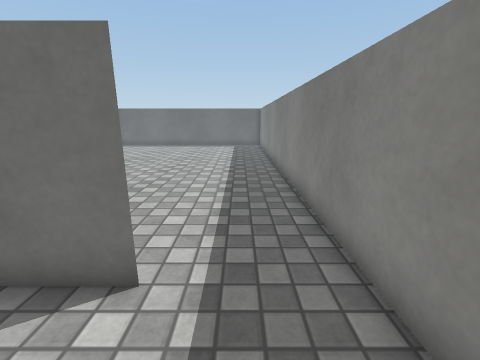
view 1 (above)

16 first-person views from a walk through a Unity game level. The camera is 1.2 m above the floor, tilts 14° down and sees 90° across. The floor is counted in squares, 0.5 m on a side. Each view is taken from the middle of a square. On the plan, view 1 faces up. The plan holds only what a view shows up to about 17 squares ahead; the rest is blank. The place goes on beyond the plan. Surface patterns are stand-ins for the level's own textures.

view 2
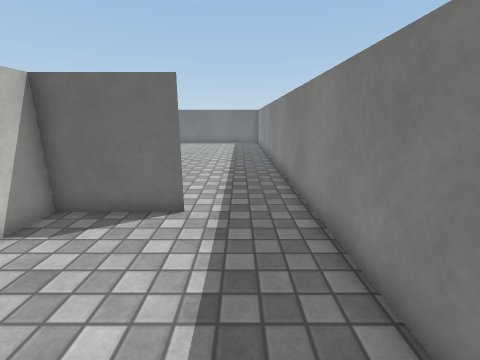

view 3
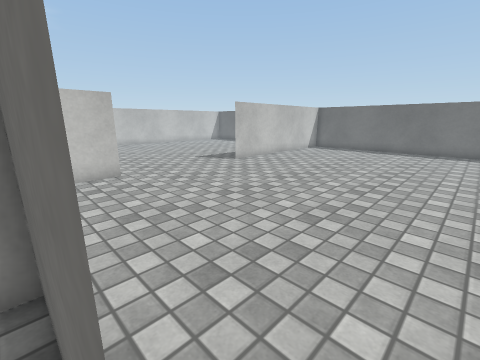

view 4
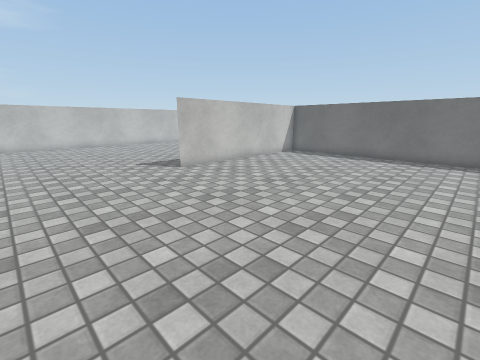

view 5
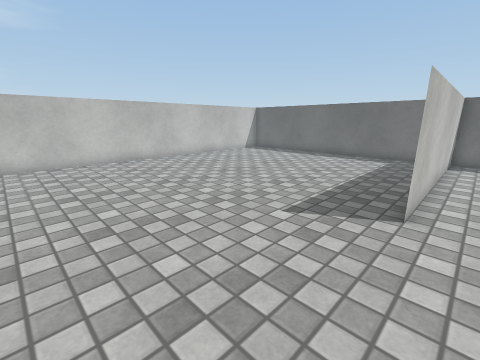

view 6
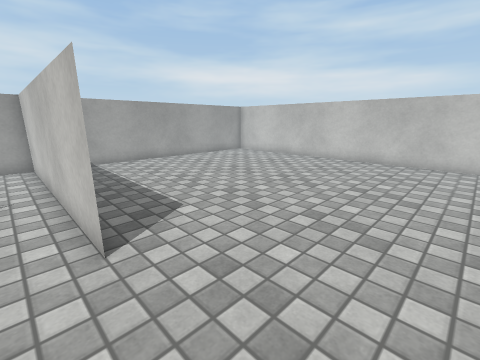

view 7
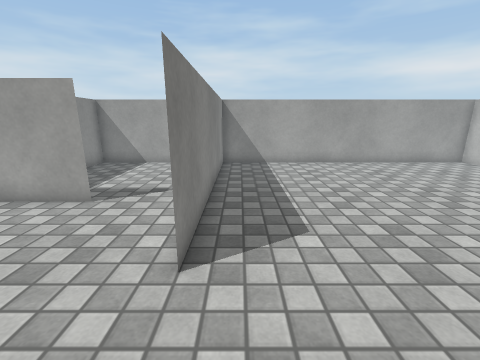

view 8
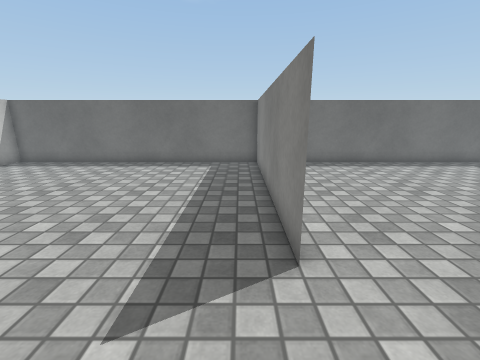

view 9
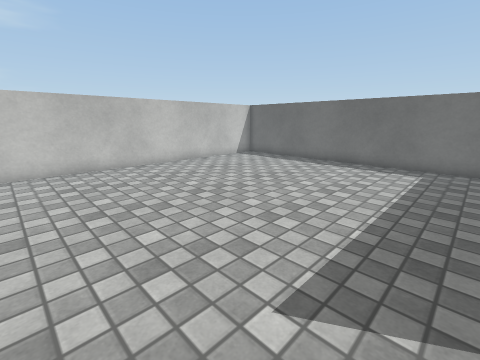

view 10
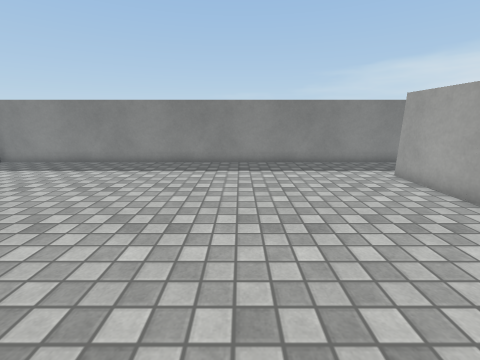

view 11
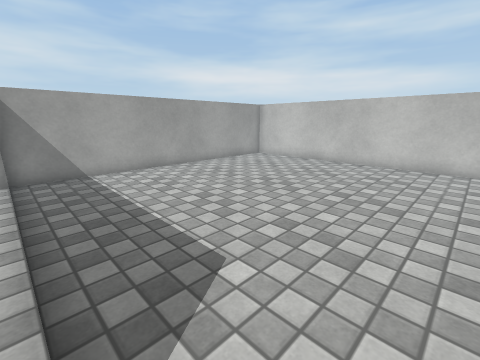

view 12
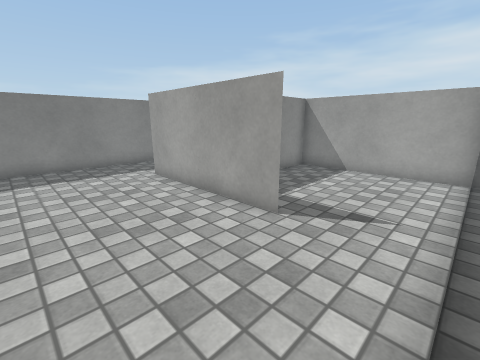

view 13
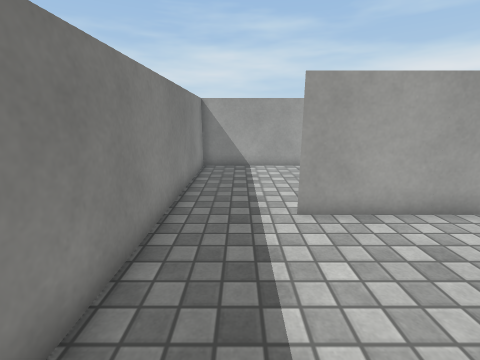

view 14
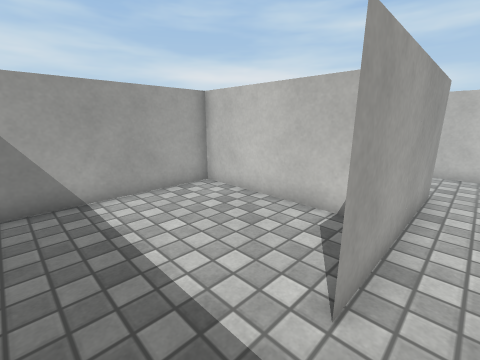

view 15
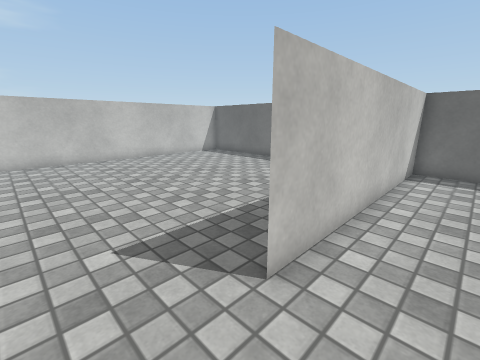

view 16
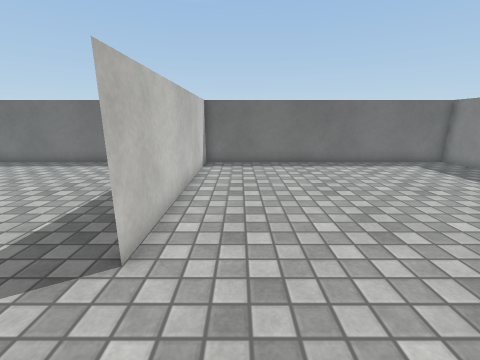

### Floor plan
Ten units are one square. View 1 is at (0, 0); x grows to the right and y downward. Boxes are objects, and circles mark ways between rooms. Rooms are numbered by the first view taken in them; rooms with no view inside come last. Other rooms are left out.
<svg viewBox="-265 -246 290 291">
<path fill="none" stroke="#000" d="M-14 -31 -50 -31 -50 40M-50 39 20 39 20 -26M-120 -135 -120 -241 -120 -135M-86 -31 -15 -31M20 -26 20 -241 -260 -241 -260 39 -120 39 -120 -66 -120 -24M-120 -24 -120 40M-120 39 -50 39M-50 40 -50 18"/>
<circle cx="0" cy="-30" r="3" fill="#2a7"/>
<circle cx="-100" cy="-30" r="3" fill="#2a7"/>
<text x="-20" y="0">1</text>
<text x="-130" y="-110">2</text>
<text x="-90" y="0">3</text>
</svg>
Room 1 opens to room 2. Room 2 opens to room 3.

Where each view was taken, in squares from view 1:
view 1: 0 up, 0 right, facing up
view 2: 3 down, 0 right, facing up
view 3: 3 up, 1 left, facing up-left
view 4: 7 up, 1 left, facing up-left
view 5: 7 up, 11 left, facing up-left
view 6: 11 up, 11 left, facing down-left
view 7: 10 up, 13 left, facing down
view 8: 10 up, 13 left, facing up
view 9: 10 up, 13 left, facing up-left
view 10: 10 up, 12 left, facing right
view 11: 8 up, 12 left, facing down-left
view 12: 8 up, 12 left, facing down-right
view 13: 9 up, 0 right, facing down
view 14: 4 up, 1 right, facing down-left
view 15: 11 up, 10 left, facing up-left
view 16: 10 up, 10 left, facing up
